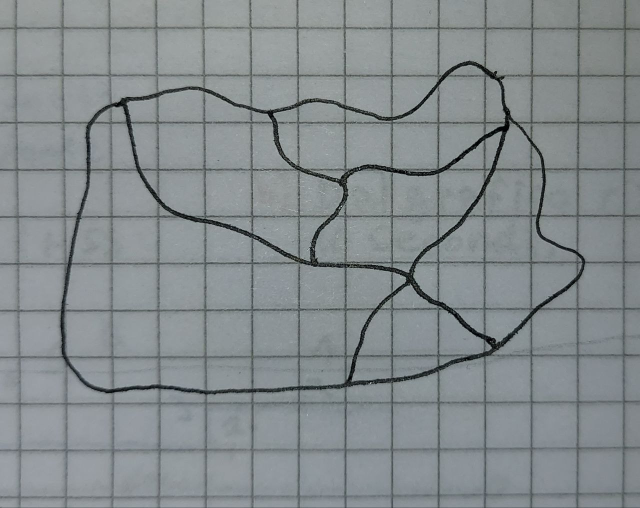
#> input picture DiscretizzaConfini/confini.jpg, 1280 x 1016 px (shown at 1/2 size)
$ python DiscConfAvanz.py
#> lines starting #> are read from the running program, lines starting #| are printed output that depends on the picture; after the words box and inside, x2 and y2 are one past the last pixel; in counts of white or black regions, pixels touching at a corner belong together
import cv2
import numpy as np
import matplotlib.pyplot as plt
import os

# Parametri modificabili
medianBlur = 11         # Se non vengono rilevati dei confini, aumentare questo valore (solo dispari)
adaptiveThreshold = 10  # Più è basso, più è sensibile ai tratti chiari
iterazioni = 1
dimensions = 200

def estrai_matrice_robusta(image_path, dimensione=dimensions):
#> called with image_path = 'confini.jpg', dimensione = 200
    print(f"Elaborazione dell'immagine: {image_path}...")

    # 1. Caricamento in scala di grigi con OpenCV
    # Sostituisce PIL. Legge direttamente l'immagine in bianco e nero.
    img = cv2.imread(image_path, cv2.IMREAD_GRAYSCALE)
#> img: shape (1016, 1280); min 0, max 234, mean 137.6

    if img is None:
        raise ValueError("Immagine non trovata! Controlla il nome del file.")

    # --- NUOVO: ISPESSIMENTO DELLA PENNA ---
    # Creiamo un microscopico pennello 2x2
    kernel_penna = np.ones((2, 2), np.uint8)
    # L'erosione in scala di grigi rende i tratti scuri più spessi!
    img = cv2.erode(img, kernel_penna, iterations=1)
    # ---------------------------------------

    # 2. Rimozione Quadretti (Filtro Mediano)
    # Sostituisce ogni pixel con la 'mediana' dei pixel vicini.
    # Cancella la griglia sottile ma salva il pennarello spesso. (11 è la forza del filtro)
    img_sfocata = cv2.medianBlur(img, medianBlur)
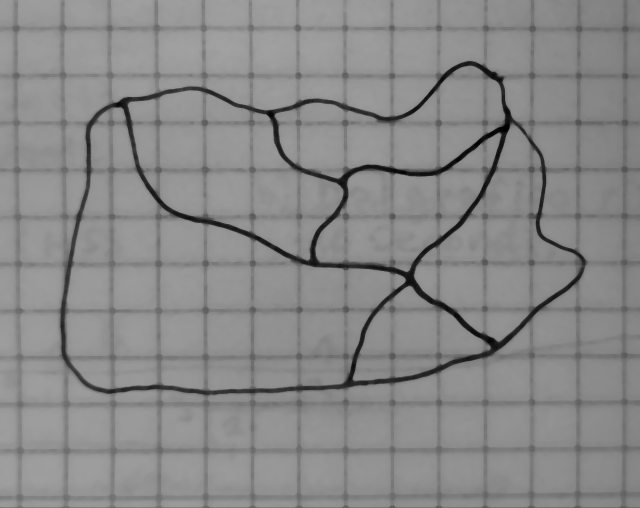
#> img_sfocata: shape (1016, 1280) (shown at 1/2 size); min 0, max 161, mean 136.5

    # 3. Rimozione Ombre (Soglia Adattiva)
    # Calcola il contrasto a zone. THRESH_BINARY_INV fa sì che il tratto diventi 255 (bianco) e lo sfondo 0.
    img_binaria = cv2.adaptiveThreshold(
        img_sfocata,
        255,
        cv2.ADAPTIVE_THRESH_GAUSSIAN_C,
        cv2.THRESH_BINARY_INV,
        31, # Dimensione della zona di calcolo (deve essere dispari. 31 tollera ombre grandi)
        adaptiveThreshold  # Costante di tolleranza (se vedi ancora "sporco" alza questo numero a 15 o 20)
    )
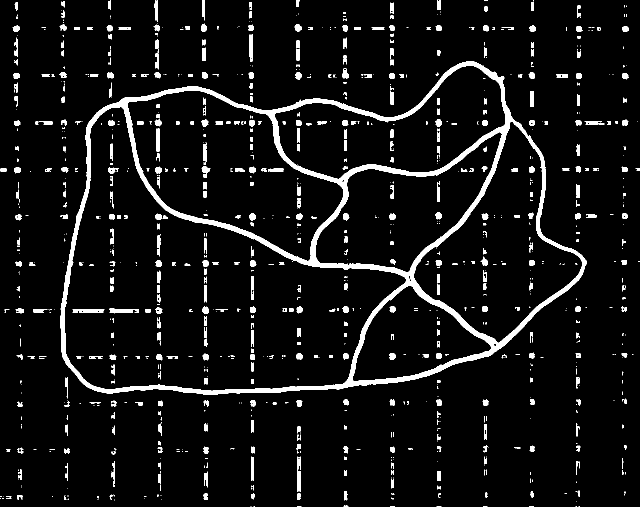
#> img_binaria: shape (1016, 1280) (shown at 1/2 size); 6.7% white; 1026 white regions (570 under 20 px), largest, box (x1, y1, x2, y2) and area: (121, 122, 1173, 790) 47338, (0, 1011, 1280, 1016) 1494, (595, 913, 601, 984) 372

    # --- NUOVO: DILATAZIONE (Morfologia) ---
    # Creiamo un "pennello" di 3x3 pixel
    kernel = np.ones((3,3), np.uint8)
    # Spalmiamo l'inchiostro rilevato per unire i buchi della penna
    img_binaria = cv2.dilate(img_binaria, kernel, iterations=iterazioni)
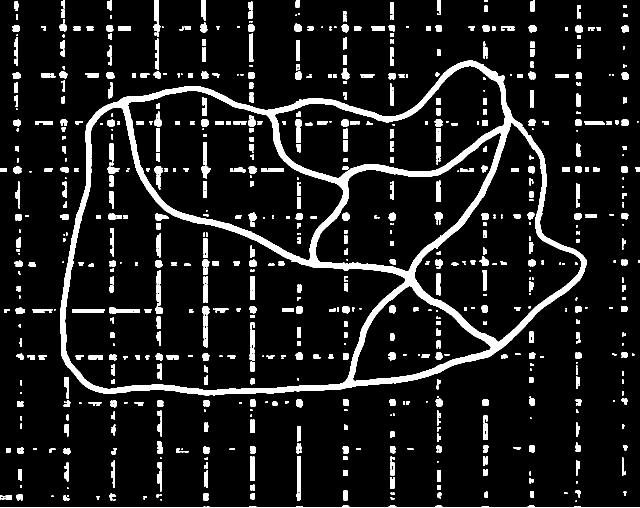
#> img_binaria: shape (1016, 1280) (shown at 1/2 size); 10.3% white; 775 white regions (181 under 20 px), largest, box (x1, y1, x2, y2) and area: (120, 121, 1174, 791) 60675, (0, 1010, 1280, 1016) 2827, (594, 912, 602, 985) 571
    # ---------------------------------------

    # 4. Pulizia finale (Tieni solo l'isola più grande)
    # Trova tutti i gruppi di pixel e tiene solo il tuo confine, cancellando la polvere.
    num_labels, labels, stats, centroids = cv2.connectedComponentsWithStats(img_binaria, connectivity=8)
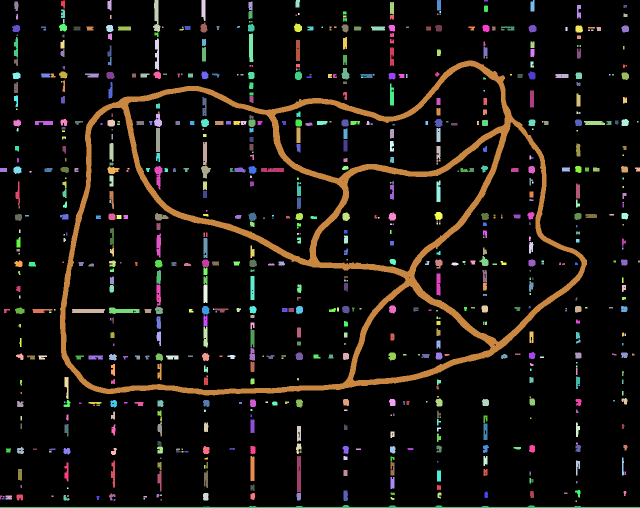
#> labels: shape (1016, 1280) int32 (shown at 1/2 size); 776 distinct labels, from 0 to 775; one colour per label, 0 black
#> num_labels = 776; stats = 776 rows, first 6: [0, 0, 1280, 1014, 1165905], [122, 1, 8, 16, 100], [215, 0, 8, 21, 145], [306, 0, 15, 64, 533], [403, 0, 8, 42, 301], [591, 0, 9, 15, 121]; centroids = 776 pairs, first value 1.4 to 1277.5, second value 1 to 1014.3
    if num_labels > 1:
        # Prende l'indice dell'isola più grande (escludendo lo sfondo che è 0)
        largest_label = 1 + np.argmax(stats[1:, cv2.CC_STAT_AREA])
#> largest_label = 105
        img_pulita = np.where(labels == largest_label, 255, 0).astype(np.uint8)
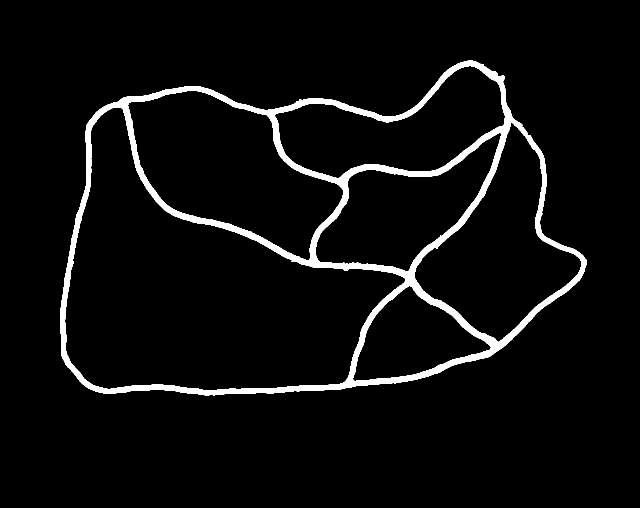
#> img_pulita: shape (1016, 1280) (shown at 1/2 size); 4.7% white; 1 white region, box (x1, y1, x2, y2) and area: (120, 121, 1174, 791) 60675
    else:
        img_pulita = img_binaria

    # 5. Ridimensionamento alla griglia finale (100x100)
    img_scalata = cv2.resize(img_pulita, (dimensione, dimensione), interpolation=cv2.INTER_AREA)
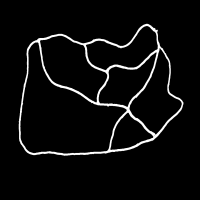
#> img_scalata: shape (200, 200); min 0, max 255, mean 11.9

    # 6. Discretizzazione in Matrice 0 e 1
    # Tutto ciò che è grigio scuro/bianco diventa 1 (confine).
    matrice_2d = np.where(img_scalata > 127, 1, 0)
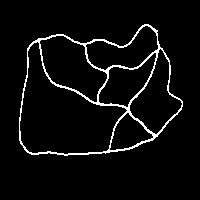
#> matrice_2d: shape (200, 200) int64; values 0 (black) and 1 (white), 4.7% white in thin lines or dots, all inside (x1, y1, x2, y2) = (19, 24, 183, 156)

    return img, matrice_2d

# --- ESECUZIONE ---

nome_file = "confini.jpg" # INSERISCI QUI LA TUA FOTO

if not os.path.exists(nome_file):
    print(f"ERRORE: Assicurati di avere un'immagine chiamata '{nome_file}'.")
else:
    img_originale, matrice = estrai_matrice_robusta(nome_file, dimensione=dimensions)

    print(f"\nOperazione completata! Dimensione matrice: {matrice.shape}")
#| Operazione completata! Dimensione matrice: (200, 200)

    # Visualizzazione
    fig, assi = plt.subplots(1, 2, figsize=(10, 5))

    assi[0].imshow(img_originale, cmap="gray")
    assi[0].set_title("1. Foto Originale (Senza Flash / Quadretti)")
    assi[0].axis("off")

    assi[1].imshow(matrice, cmap="binary")
    assi[1].set_title("2. Matrice Discretizzata e Pulita")
    assi[1].axis("off")

    plt.tight_layout()
    plt.show()
